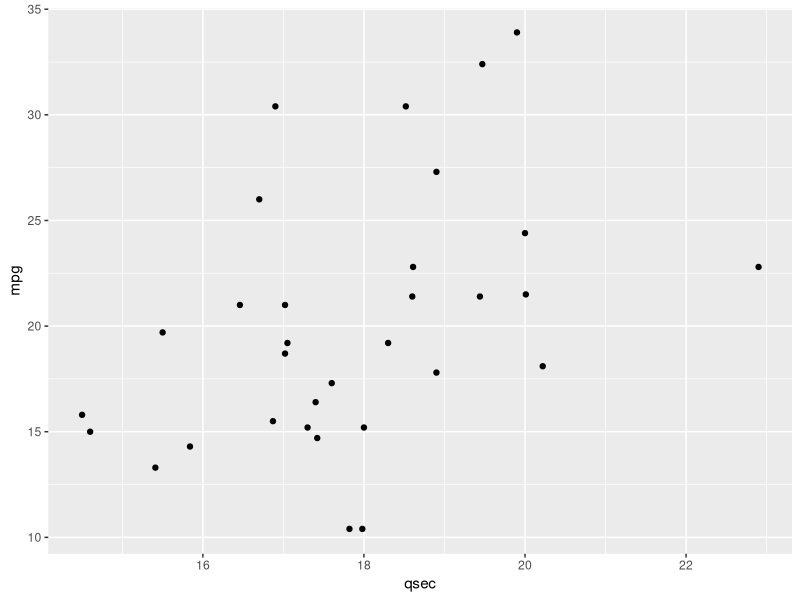
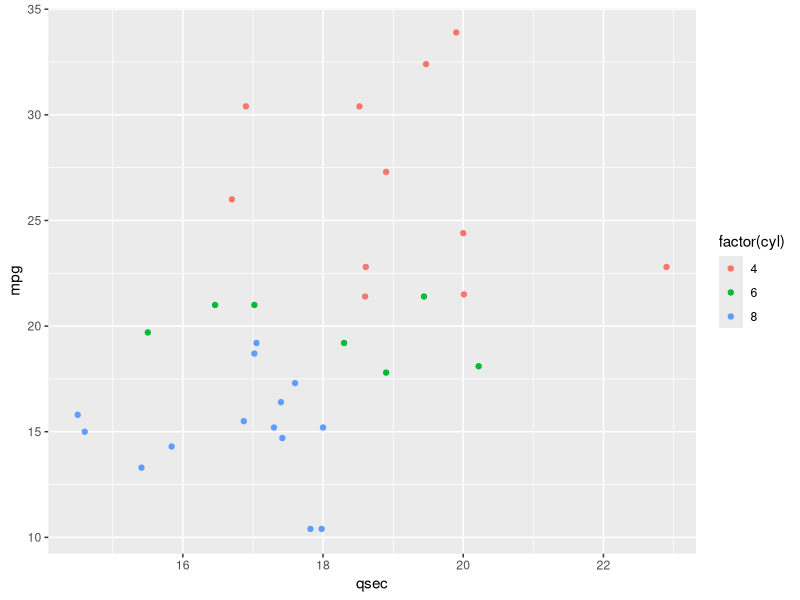

The R source for these figures, in order: (Note: this script raises an error after producing the figures.)
## ---- chunk 1
library(knitr)
opts_chunk$set(message = FALSE)
## ---- chunk 2
mtcars
## ---- chunk 3
library(ggplot2)
ggplot(mtcars, aes(qsec, mpg)) +
  geom_point()
## ---- chunk 4
fit <- lm(mpg ~ qsec, mtcars)
## ---- chunk 5
fit
## ---- chunk 6
summary(fit)
## ---- chunk 7
library(broom)
tidy(fit)
## ---- chunk 8
tidy(fit, conf.int = TRUE)
## ---- chunk 9
augmented <- augment(fit)

head(augmented)
## ---- chunk 10
ggplot(mtcars, aes(qsec, mpg, color = factor(cyl))) +
  geom_point()
## ---- chunk 11
library(dplyr)

fits <- mtcars %>%
  group_by(cyl) %>%
  do(mod = lm(mpg ~ qsec, data = .))

fits
## ---- chunk 12
tidy(fits, mod)
## ---- chunk 13
augment(fits, mod)
## ---- chunk 14
augments <- mtcars %>%
  group_by(cyl) %>%
  do(augment(lm(mpg ~ qsec, data = .), data = .))

augments
